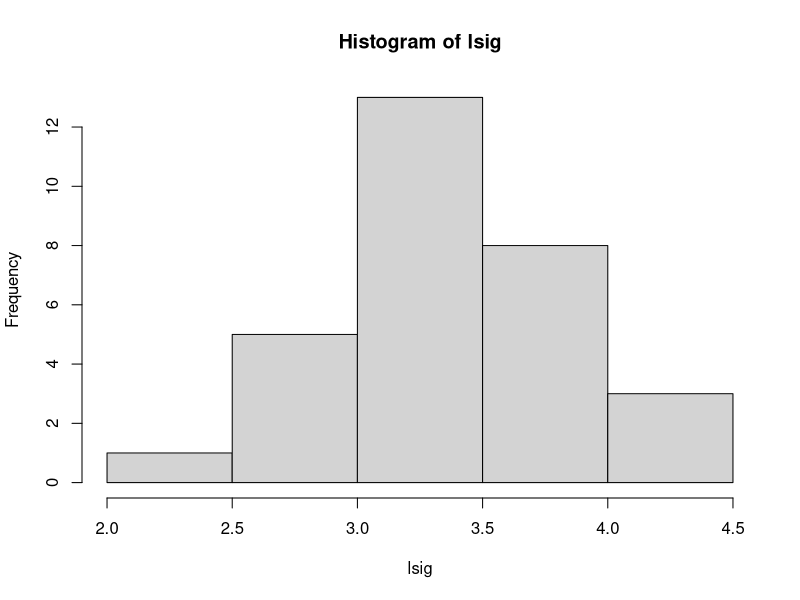
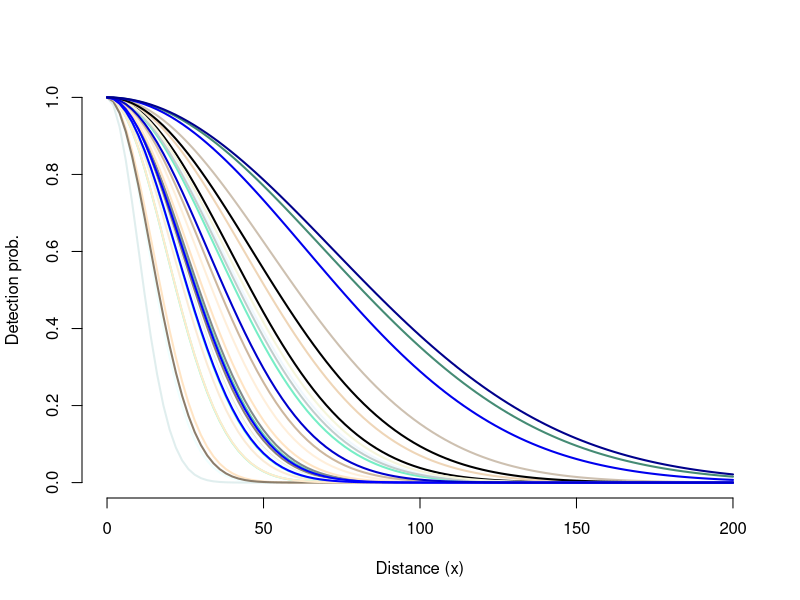

Here is the R script that generated these plots, in order: (Note: this script raises an error after producing the figures.)



n <- 30 # Population of 30 species


#
lsig <- rnorm(n,3.4,0.5) # Here I simulate a different value of sigma for each species
                        #So, sigma Comes from the same distribution but there is one 
                      # different value for each species
hist(lsig)
sig <- exp(lsig) # You make the exponential because sigma cant be negative
                  # Then sig is the value you introduce in the det.function

x <- runif(40, 0, 100) # Simulation of distances at which we detect individuals

g <- function(x, sig) exp(-x^2/(2*sig^2)) # Define detection function (p = g(x,sig))
p <- g(x, sig=sig[1]) # Prob of one species (only to see an example)

# The detection functions would be different because sigma is different for each species
curve(g(x, sig=sig[1]), 0, 200, xlab="Distance (x)", ylab="Detection prob.", lwd = 2, frame = F)

c <- colors()
for (i in 2:n){ # For each species
  curve(g(x, sig=sig[i]), 0, 200, add=TRUE, lwd = 2, col = c[i])
}

# With sthis we see, that the values of sigma come from the same distribution (lsig),
# but can still vary between species

# OTHER WAY TO DO IT (NOT RUN)
# Calculate detection probabilities from detection function
g <- function(x, sig) exp(-x^2/(2*sig^2)) # Define detection function (p = g(x,sig))
p <- g(x, sig=sig)

m <- as.data.frame(matrix(NA, nrow = n, ncol = length(x)))

plot(x,m[2,], pch = 20)#, type = "l")
for (i in 1:n){ # For each individual
  p <- g(x, sig=sig[i]) # Different detection prob
  m[i,] <- p
}

plot(x,m[2,], pch = 20) # Detection probability decreases differently for each species


